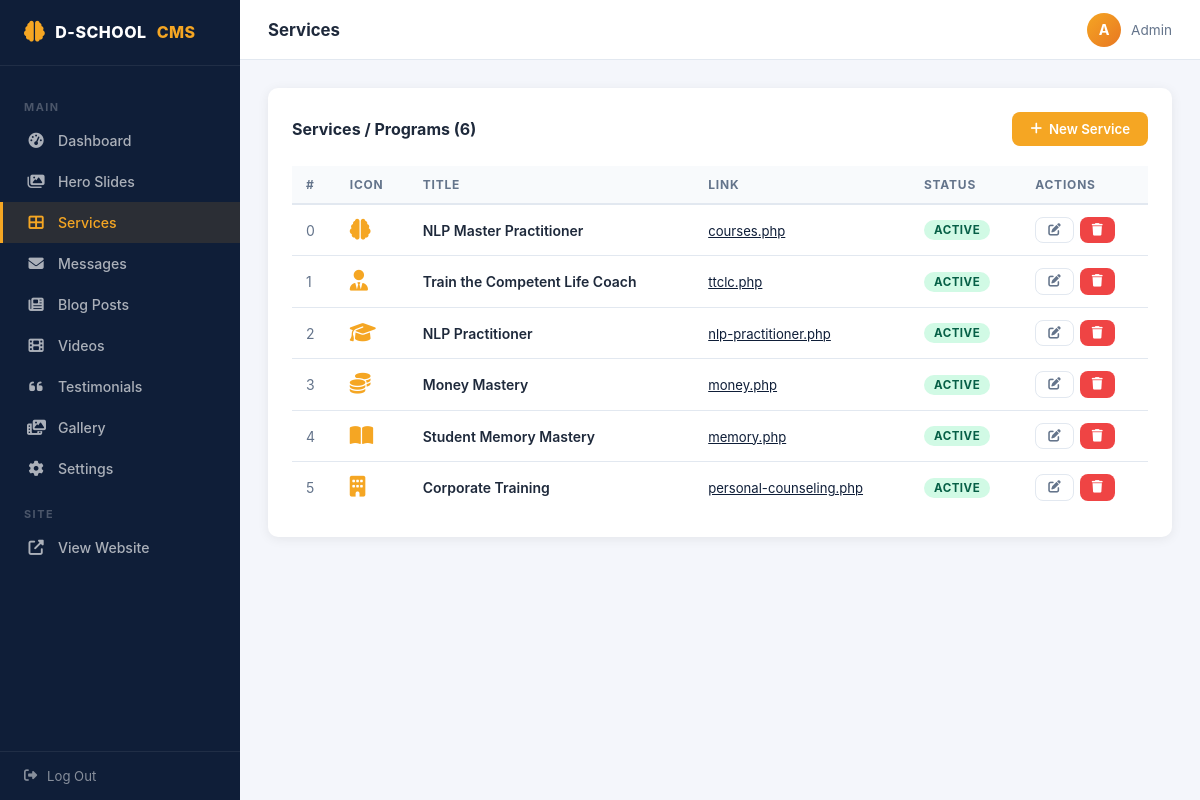
Screenshot of /admin/services.php (signed in) with the database file from the repository.
### tables this page shows
CREATE TABLE `services` (
  `id` int(11) NOT NULL AUTO_INCREMENT,
  `icon` varchar(100) DEFAULT 'fas fa-star',
  `title` varchar(255) NOT NULL,
  `description` text DEFAULT NULL,
  `link_url` varchar(255) DEFAULT NULL,
  `is_active` tinyint(4) DEFAULT 1,
  `sort_order` int(11) DEFAULT 0,
  `created_at` timestamp NULL DEFAULT current_timestamp(),
  PRIMARY KEY (`id`)
);

### config.php (called while the page is built, shortened)
<?php
function h(string $s): string {
    return htmlspecialchars($s, ENT_QUOTES, 'UTF-8');
}

### admin/services.php (the view, shortened to what this page needs)
<?php
require_once __DIR__ . '/../config.php';
$db = getDB(); $action = $_GET['action'] ?? 'list'; $id = (int)($_GET['id'] ?? 0);
require_once __DIR__ . '/includes/layout.php';
if(isset($_GET['msg'])&&$_GET['msg']==='deleted'): ?><div class="alert alert-success"><i class="fas fa-check-circle"></i> Service deleted.</div><?php endif;
if($error): ?><div class="alert alert-error"><i class="fas fa-exclamation-circle"></i> <?=h($error)?></div><?php endif;
if ($action === 'list'):
    $services = $db->query("SELECT * FROM services ORDER BY sort_order ASC")->fetchAll();
?>
<div class="adm-card">
  <div class="adm-card-head">
    <h2>Services / Programs (<?=count($services)?>)</h2>
    <a href="?action=new" class="btn btn-gold"><i class="fas fa-plus"></i> New Service</a>
  </div>
  <table class="adm-table">
    <thead><tr><th>#</th><th>Icon</th><th>Title</th><th>Link</th><th>Status</th><th>Actions</th></tr></thead>
    <tbody>
      <?php foreach($services as $s): ?>
      <tr>
        <td style="color:var(--muted)"><?=$s['sort_order']?></td>
        <td><i class="<?=h($s['icon'])?>" style="font-size:1.3rem;color:var(--gold)"></i></td>
        <td style="font-weight:600"><?=h($s['title'])?></td>
        <td><a href="<?=h($s['link_url'])?>" target="_blank" style="color:var(--nav);font-size:.82rem"><?=h($s['link_url'])?></a></td>
        <td><a href="?action=toggle&id=<?=$s['id']?>" class="badge <?=$s['is_active']?'badge-green':'badge-red'?>" style="text-decoration:none;cursor:pointer"><?=$s['is_active']?'Active':'Hidden'?></a></td>
        <td><div style="display:flex;gap:6px">
          <a href="?action=edit&id=<?=$s['id']?>" class="btn btn-outline btn-sm"><i class="fas fa-edit"></i></a>
          <a href="?action=delete&id=<?=$s['id']?>" class="btn btn-danger btn-sm" data-confirm="Delete this service?"><i class="fas fa-trash"></i></a>
        </div></td>
      </tr>
      <?php endforeach; ?>
    </tbody>
  </table>
</div>
<?php endif; adminFooter(); ?>

### admin/includes/layout.php (style rules this page uses)
* { box-sizing:border-box;margin:0;padding:0; }
:root { --nav:#0f1e38;--nav-hover:#1a2f5a;--gold:#F5A623;--gold-dark:#E87722; --white:#fff;--bg:#f4f6fb;--card:#fff;--text:#1e293b;--muted:#64748b; --border:#e2e8f0;--radius:10px;--shadow:0 2px 12px rgba(0,0,0,.07); --sidebar-w:240px; }
body { font-family:'Inter',system-ui,sans-serif;background:var(--bg);color:var(--text);display:flex;min-height:100vh; }
.adm-card { background:var(--card);border-radius:var(--radius);box-shadow:var(--shadow);padding:24px;margin-bottom:24px; }
.adm-card-head { display:flex;justify-content:space-between;align-items:center;margin-bottom:20px;flex-wrap:wrap;gap:12px; }
.adm-card-head h2 { font-size:1rem;font-weight:700;color:var(--text); }
.adm-table { width:100%;border-collapse:collapse;font-size:.875rem; }
.adm-table th { background:#f8fafc;text-align:left;padding:11px 14px; font-size:.75rem;font-weight:700;text-transform:uppercase; letter-spacing:.8px;color:var(--muted);border-bottom:2px solid var(--border); }
.adm-table td { padding:12px 14px;border-bottom:1px solid var(--border);vertical-align:middle; }
.adm-table tr:last-child td { border-bottom:none; }
.badge { display:inline-block;padding:3px 10px;border-radius:20px; font-size:.72rem;font-weight:700;text-transform:uppercase;letter-spacing:.5px; }
.badge-green { background:#d1fae5;color:#065f46; }
.btn { display:inline-flex;align-items:center;gap:7px;padding:9px 18px; border-radius:8px;font-size:.83rem;font-weight:600;cursor:pointer; text-decoration:none;border:none;transition:all .2s;white-space:nowrap; }
.btn-gold { background:var(--gold);color:#fff; }
.btn-danger { background:#ef4444;color:#fff; }
.btn-sm { padding:6px 12px;font-size:.78rem; }
.btn-outline { background:transparent;border:1.5px solid var(--border);color:var(--muted); }

### rows the page displays
services: sort_order "0", title "NLP Master Practitioner", link_url "courses.php", is_active "ACTIVE"
services: sort_order "1", title "Train the Competent Life Coach", link_url "ttclc.php", is_active "ACTIVE"
services: sort_order "2", title "NLP Practitioner", link_url "nlp-practitioner.php", is_active "ACTIVE"
services: sort_order "3", title "Money Mastery", link_url "money.php", is_active "ACTIVE"
services: sort_order "4", title "Student Memory Mastery", link_url "memory.php", is_active "ACTIVE"
services: sort_order "5", title "Corporate Training", link_url "personal-counseling.php", is_active "ACTIVE"

### other values shown
$item['label'] "Dashboard"
$item['label'] "Hero Slides"
$item['label'] "Services"
$item['label'] "Messages"
$item['label'] "Blog Posts"
$item['label'] "Videos"
$item['label'] "Testimonials"
$item['label'] "Gallery"
$item['label'] "Settings"
$title "Services"
count($services) "6"
